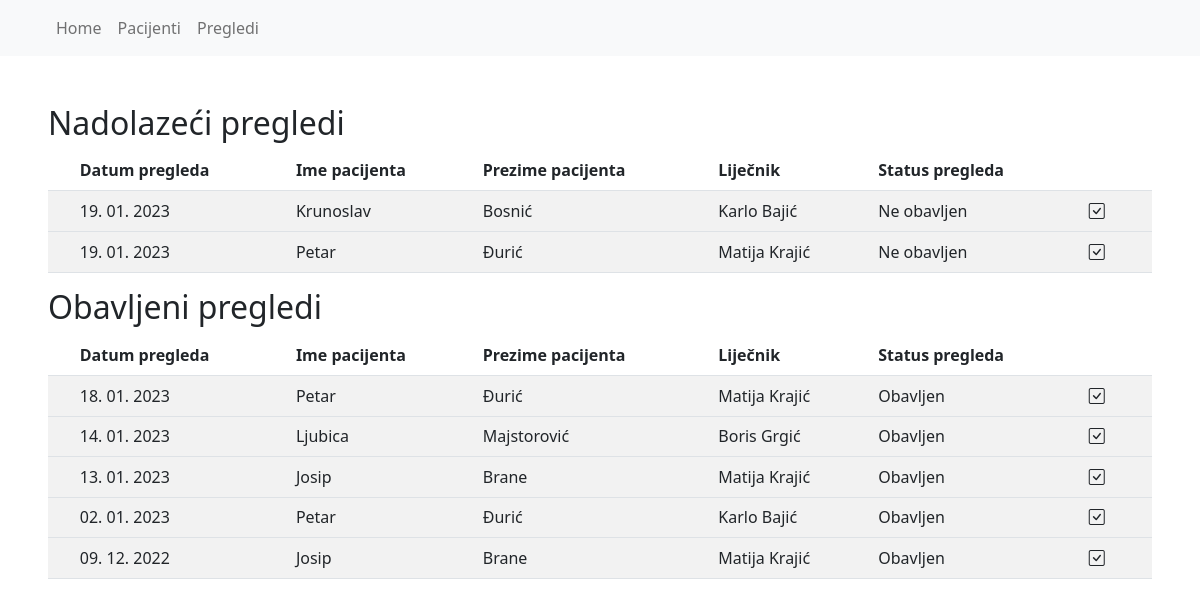
The app's page /pregledi.php with its own data.
### tables this page shows
CREATE TABLE `pregled` (
  `id_pregleda` int(11) NOT NULL,
  `datum_termina_pregleda` date NOT NULL,
  `Status_pregleda_id_statusa_pregleda` int(11) NOT NULL,
  `Lijecnik_lijecnik_id` int(11) NOT NULL,
  `pacijent_id_pacijenta` int(11) NOT NULL
);

CREATE TABLE `pacijent` (
  `id_pacijenta` int(11) NOT NULL,
  `ime` varchar(50) NOT NULL,
  `prezime` varchar(50) NOT NULL,
  `datum_rodjenja` date NOT NULL,
  `adresa` varchar(100) NOT NULL,
  `kontakt_broj` varchar(50) NOT NULL,
  `kontakt_mail` varchar(50) NOT NULL,
  `Soba_id_sobe` int(11) NOT NULL,
  `Spol_id_spola` int(11) NOT NULL
);

CREATE TABLE `lijecnik` (
  `id_lijecnika` int(11) NOT NULL,
  `ime` varchar(50) NOT NULL,
  `prezime` varchar(50) NOT NULL,
  `kontakt_broj` varchar(50) NOT NULL,
  `kontakt_mail` varchar(50) DEFAULT NULL,
  `placa` int(11) NOT NULL,
  `Smjena_id_smjene` int(11) NOT NULL,
  `Specijalizacija_id_specijalizacije` int(11) NOT NULL
);

CREATE TABLE `status_pregleda` (
  `id_statusa_pregleda` int(11) NOT NULL,
  `naziv` varchar(50) NOT NULL
);

### pregledi.php (called while the page is built)
<?php
include_once "php/header.php";
include_once "php/db.php";
include_once "php/rad_sa_bazom/dohvat_pregleda_db.php";
include_once "php/footer.php";

### php/rad_sa_bazom/dohvat_pregleda_db.php (the view)
<?php
    if($_SESSION['user'] == 'admin'){
?>
    <section class="p-5">
        <?php
            $sql_nadolazeci_pregledi = "SELECT pr.id_pregleda, pr.datum_termina_pregleda as datum_pregleda, s_p.naziv as status_pregleda, l.ime as ime_lijecnika, l.prezime as prezime_lijecnika,p.ime as ime_pacijenta, p.prezime as prezime_pacijenta
                    FROM pregled as pr, status_pregleda as s_p, lijecnik as l, pacijent as p
                    WHERE CURDATE() <= pr.datum_termina_pregleda AND pr.Status_pregleda_id_statusa_pregleda=2 AND pr.Status_pregleda_id_statusa_pregleda=s_p.id_statusa_pregleda AND pr.Lijecnik_lijecnik_id=l.id_lijecnika AND pr.pacijent_id_pacijenta=p.id_pacijenta
                    ORDER BY datum_pregleda ASC";
            $sql_obavljeni_pregledi = "SELECT pr.id_pregleda, pr.datum_termina_pregleda as datum_pregleda, s_p.naziv as status_pregleda, l.ime as ime_lijecnika, l.prezime as prezime_lijecnika,p.ime as ime_pacijenta, p.prezime as prezime_pacijenta
                    FROM pregled as pr, status_pregleda as s_p, lijecnik as l, pacijent as p
                    WHERE pr.Status_pregleda_id_statusa_pregleda=1 AND pr.Status_pregleda_id_statusa_pregleda=s_p.id_statusa_pregleda AND pr.Lijecnik_lijecnik_id=l.id_lijecnika AND pr.pacijent_id_pacijenta=p.id_pacijenta
                    ORDER BY datum_pregleda desc";
            $result_nadolazeci_pregledi = $conn->query($sql_nadolazeci_pregledi);
            $result_obavljeni_pregledi = $conn->query($sql_obavljeni_pregledi);
        ?>
        <h2>Nadolazeći pregledi</h2>
        <?php
            echo "<table class='table table-striped'>";
            if ($result_nadolazeci_pregledi->num_rows > 0) {
                echo
                    "<thead>
                        <tr>
                            <th scope='col'></th>
                            <th scope='col'>Datum pregleda</th>
                            <th scope='col'>Ime pacijenta</th>
                            <th scope='col'>Prezime pacijenta</th>
                            <th scope='col'>Liječnik</th>
                            <th scope='col'>Status pregleda</th>
                            <th scope='col'></th>
                            <th scope='col'></th>
                        </tr>
                    </thead><tbody>";
                while($row = $result_nadolazeci_pregledi->fetch_assoc()) {
                    $timestamp = strtotime($row["datum_pregleda"]);
                    $formattedDate = date("d. m. Y", $timestamp);
                    echo
                        "<tr>
                            <td> </td>
                            <td> {$formattedDate} </td>
                            <td> {$row["ime_pacijenta"]} </td>
                            <td> {$row["prezime_pacijenta"]} </td>
                            <td> {$row["ime_lijecnika"]} {$row["prezime_lijecnika"]} </td>
                            <td> {$row["status_pregleda"]} </td>
                            <td> <a href='./obavljanje_pregleda.php?id_pregleda={$row['id_pregleda']}' class='text-dark'><i class='bi bi-check-square'></i></a> </td>
                            <td>  </td>
                        <tr>";
                }
        }
            echo "</tbody></table>";
        ?>
        <h2>Obavljeni pregledi</h2>
        <?php
            echo "<table class='table table-striped'>";
            if ($result_obavljeni_pregledi->num_rows > 0) {
                echo
                    "<thead>
                        <tr>
                            <th scope='col'></th>
                            <th scope='col'>Datum pregleda</th>
                            <th scope='col'>Ime pacijenta</th>
                            <th scope='col'>Prezime pacijenta</th>
                            <th scope='col'>Liječnik</th>
                            <th scope='col'>Status pregleda</th>
                            <th scope='col'></th>
                            <th scope='col'></th>
                        </tr>
                    </thead><tbody>";
                while($row = $result_obavljeni_pregledi->fetch_assoc()) {
                    $timestamp = strtotime($row["datum_pregleda"]);
                    $formattedDate = date("d. m. Y", $timestamp);
                    echo
                        "<tr>
                            <td> </td>
                            <td> {$formattedDate} </td>
                            <td> {$row["ime_pacijenta"]} </td>
                            <td> {$row["prezime_pacijenta"]} </td>
                            <td> {$row["ime_lijecnika"]} {$row["prezime_lijecnika"]} </td>
                            <td> {$row["status_pregleda"]} </td>
                            <td> <a href='./obavljanje_pregleda.php?id_pregleda={$row['id_pregleda']}' class='text-dark'><i class='bi bi-check-square'></i></a> </td>
                            <td>  </td>
                        <tr>";
                }
        }
            echo "</tbody></table>";
        ?>
    </section>
<?php
}else{
    header('Location: index.php');
}
?>

### records on screen
pregled: datum_termina_pregleda "19. 01. 2023", pacijent_id_pacijenta.ime "Krunoslav", pacijent_id_pacijenta.prezime "Bosnić", Lijecnik_lijecnik.ime "Karlo", Lijecnik_lijecnik.prezime "Bajić", Status_pregleda_id_statusa_pregleda.naziv "Ne obavljen"
pregled: datum_termina_pregleda "19. 01. 2023", pacijent_id_pacijenta.ime "Petar", pacijent_id_pacijenta.prezime "Đurić", Lijecnik_lijecnik.ime "Matija", Lijecnik_lijecnik.prezime "Krajić", Status_pregleda_id_statusa_pregleda.naziv "Ne obavljen"
pregled: datum_termina_pregleda "18. 01. 2023", pacijent_id_pacijenta.ime "Petar", pacijent_id_pacijenta.prezime "Đurić", Lijecnik_lijecnik.ime "Matija", Lijecnik_lijecnik.prezime "Krajić", Status_pregleda_id_statusa_pregleda.naziv "Obavljen"
pregled: datum_termina_pregleda "14. 01. 2023", pacijent_id_pacijenta.ime "Ljubica", pacijent_id_pacijenta.prezime "Majstorović", Lijecnik_lijecnik.ime "Boris", Lijecnik_lijecnik.prezime "Grgić", Status_pregleda_id_statusa_pregleda.naziv "Obavljen"
pregled: datum_termina_pregleda "13. 01. 2023", pacijent_id_pacijenta.ime "Josip", pacijent_id_pacijenta.prezime "Brane", Lijecnik_lijecnik.ime "Matija", Lijecnik_lijecnik.prezime "Krajić", Status_pregleda_id_statusa_pregleda.naziv "Obavljen"
pregled: datum_termina_pregleda "02. 01. 2023", pacijent_id_pacijenta.ime "Petar", pacijent_id_pacijenta.prezime "Đurić", Lijecnik_lijecnik.ime "Karlo", Lijecnik_lijecnik.prezime "Bajić", Status_pregleda_id_statusa_pregleda.naziv "Obavljen"
pregled: datum_termina_pregleda "09. 12. 2022", pacijent_id_pacijenta.ime "Josip", pacijent_id_pacijenta.prezime "Brane", Lijecnik_lijecnik.ime "Matija", Lijecnik_lijecnik.prezime "Krajić", Status_pregleda_id_statusa_pregleda.naziv "Obavljen"
